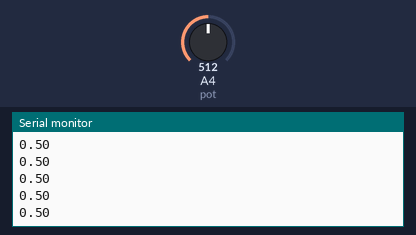
Bench run of a sketch on a simulated Arduino Uno, built with avr-gcc and run on an emulated ATmega328P. On the bench: the last lines printed to the serial monitor. The test bench sets the inputs (shaded band); at power-on: A4 (pot) = 512.

Above: at 1.2 s.
1.3 s: A4 (pot) set to 716
At 1.31 s:
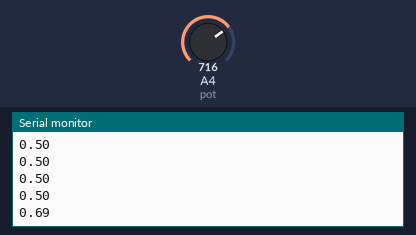
2.8 s: A4 (pot) set to 900
At 2.82 s:
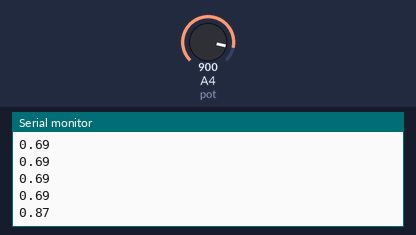
Timing chart, 0 to 5.8 s (numbered marks = the images above; inputs shaded):
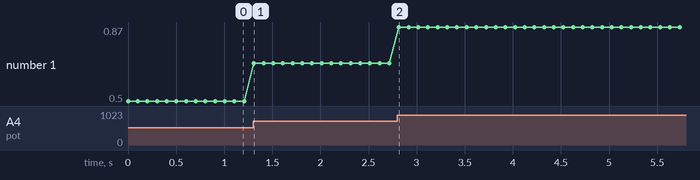

The sketch:

music_pong.ino
```cpp
// initialization of values
// int pPin1 = A0;
// int pVal1 = 0;
int pot = 4;
int vol = 0;

float mapfloat(float x, float in_min, float in_max, float out_min, float out_max)
{
 return (x - in_min) * (out_max - out_min) / (in_max - in_min) + out_min;
}

void setup() {
  // put your setup code here, to run once:
  Serial.begin(9600);
}

void loop() {
  // put your main code here, to run repeatedly:
  // pVal1 = analogRead(pPin1); // read photocell val
  // Serial.println(pVal1); // send to MaxMSP

  float potVal = analogRead(pot);
  vol = map(potVal, 0, 1023, 0, 100);
  float volFloat = vol/100.0;
  Serial.println(volFloat);

  delay(100);
}
```

Measured:
- after the input at 1.3 s, the serial monitor: prints a new line at once (image 1)
- after the input at 2.8 s, the serial monitor: prints a new line at once (image 2)
- plotted number 1: 0.5 → 0.69 after the input at 1.3 s, 0.69 → 0.87 after the input at 2.8 s
